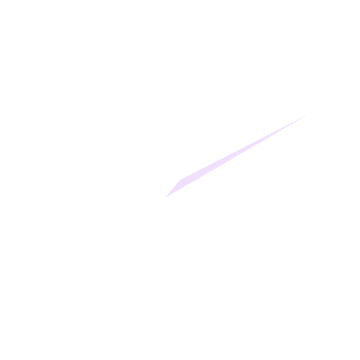
Frame 1 (no input)
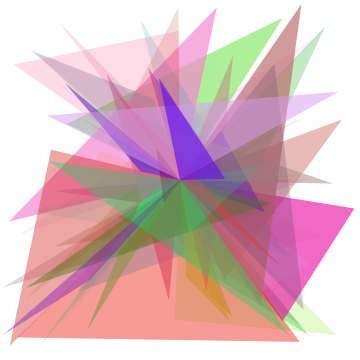
Frame 60 (the mouse pressed at the canvas centre just before this capture)
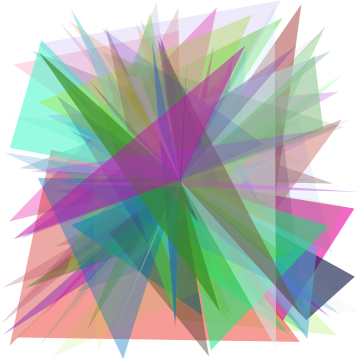
Frame 120 (the mouse held since frame 60 and released just before this capture)

The Processing sketch that drew these frames (run headless with seeded random() and noise(); from frame 60 on, the mouse is pressed at the canvas centre):

// Processing sketch: processing_109402
// ── processing_109402.pde

void setup() {
  size(360,360);
  background(255);
}
void draw() {
  noStroke();
  fill(random(255),random(255),random(255),random(180));
  //triangle(random(0,360),random(90,270),90,360,270,360);
  triangle(180,180,random(0,360),random(0,360),random(0,360),random(0,360));
}
void mousePressed() { //press mouse to restart
background(255);
}
  
